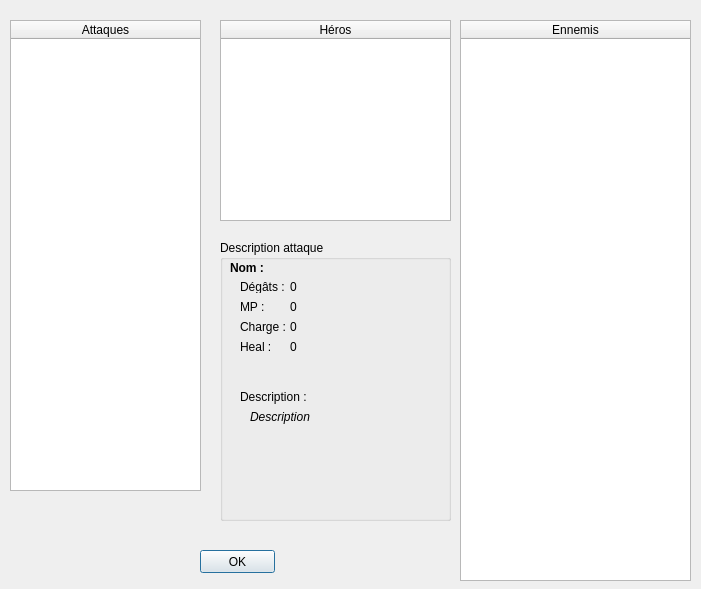
<?xml version="1.0" encoding="UTF-8"?>
<ui version="4.0">
 <class>setAttaque</class>
 <widget class="QDialog" name="setAttaque">
  <property name="geometry">
   <rect>
    <x>0</x>
    <y>0</y>
    <width>701</width>
    <height>589</height>
   </rect>
  </property>
  <property name="windowTitle">
   <string>Dialog</string>
  </property>
  <widget class="QTableWidget" name="attaquesTableWidget">
   <property name="geometry">
    <rect>
     <x>10</x>
     <y>20</y>
     <width>191</width>
     <height>471</height>
    </rect>
   </property>
   <property name="editTriggers">
    <set>QAbstractItemView::NoEditTriggers</set>
   </property>
   <property name="rowCount">
    <number>0</number>
   </property>
   <attribute name="horizontalHeaderStretchLastSection">
    <bool>true</bool>
   </attribute>
   <attribute name="verticalHeaderVisible">
    <bool>false</bool>
   </attribute>
   <column>
    <property name="text">
     <string>Attaques</string>
    </property>
   </column>
  </widget>
  <widget class="QTableWidget" name="ennemisTableWidget">
   <property name="geometry">
    <rect>
     <x>460</x>
     <y>20</y>
     <width>231</width>
     <height>561</height>
    </rect>
   </property>
   <property name="editTriggers">
    <set>QAbstractItemView::NoEditTriggers</set>
   </property>
   <property name="tabKeyNavigation">
    <bool>false</bool>
   </property>
   <property name="showDropIndicator" stdset="0">
    <bool>false</bool>
   </property>
   <attribute name="horizontalHeaderStretchLastSection">
    <bool>true</bool>
   </attribute>
   <attribute name="verticalHeaderVisible">
    <bool>false</bool>
   </attribute>
   <column>
    <property name="text">
     <string>Ennemis</string>
    </property>
   </column>
  </widget>
  <widget class="QTableWidget" name="herosTableWidget">
   <property name="geometry">
    <rect>
     <x>220</x>
     <y>20</y>
     <width>231</width>
     <height>201</height>
    </rect>
   </property>
   <property name="editTriggers">
    <set>QAbstractItemView::NoEditTriggers</set>
   </property>
   <attribute name="horizontalHeaderStretchLastSection">
    <bool>true</bool>
   </attribute>
   <attribute name="verticalHeaderVisible">
    <bool>false</bool>
   </attribute>
   <column>
    <property name="text">
     <string>Héros</string>
    </property>
   </column>
  </widget>
  <widget class="QPushButton" name="pushButton">
   <property name="geometry">
    <rect>
     <x>200</x>
     <y>550</y>
     <width>75</width>
     <height>23</height>
    </rect>
   </property>
   <property name="text">
    <string>OK</string>
   </property>
  </widget>
  <widget class="QGroupBox" name="groupBox">
   <property name="geometry">
    <rect>
     <x>220</x>
     <y>240</y>
     <width>231</width>
     <height>281</height>
    </rect>
   </property>
   <property name="title">
    <string>Description attaque</string>
   </property>
   <widget class="QLabel" name="nameAttaque">
    <property name="geometry">
     <rect>
      <x>10</x>
      <y>20</y>
      <width>171</width>
      <height>16</height>
     </rect>
    </property>
    <property name="font">
     <font>
      <weight>75</weight>
      <bold>true</bold>
     </font>
    </property>
    <property name="text">
     <string>Nom :</string>
    </property>
   </widget>
   <widget class="QLabel" name="label">
    <property name="geometry">
     <rect>
      <x>20</x>
      <y>60</y>
      <width>71</width>
      <height>16</height>
     </rect>
    </property>
    <property name="palette">
     <palette>
      <active>
       <colorrole role="WindowText">
        <brush brushstyle="SolidPattern">
         <color alpha="255">
          <red>0</red>
          <green>0</green>
          <blue>0</blue>
         </color>
        </brush>
       </colorrole>
       <colorrole role="Text">
        <brush brushstyle="SolidPattern">
         <color alpha="255">
          <red>0</red>
          <green>0</green>
          <blue>0</blue>
         </color>
        </brush>
       </colorrole>
       <colorrole role="Base">
        <brush brushstyle="SolidPattern">
         <color alpha="255">
          <red>255</red>
          <green>255</green>
          <blue>255</blue>
         </color>
        </brush>
       </colorrole>
      </active>
      <inactive>
       <colorrole role="WindowText">
        <brush brushstyle="SolidPattern">
         <color alpha="255">
          <red>0</red>
          <green>0</green>
          <blue>0</blue>
         </color>
        </brush>
       </colorrole>
       <colorrole role="Text">
        <brush brushstyle="SolidPattern">
         <color alpha="255">
          <red>0</red>
          <green>0</green>
          <blue>0</blue>
         </color>
        </brush>
       </colorrole>
       <colorrole role="Base">
        <brush brushstyle="SolidPattern">
         <color alpha="255">
          <red>255</red>
          <green>255</green>
          <blue>255</blue>
         </color>
        </brush>
       </colorrole>
      </inactive>
      <disabled>
       <colorrole role="WindowText">
        <brush brushstyle="SolidPattern">
         <color alpha="255">
          <red>0</red>
          <green>0</green>
          <blue>0</blue>
         </color>
        </brush>
       </colorrole>
       <colorrole role="Text">
        <brush brushstyle="SolidPattern">
         <color alpha="255">
          <red>0</red>
          <green>0</green>
          <blue>0</blue>
         </color>
        </brush>
       </colorrole>
       <colorrole role="Base">
        <brush brushstyle="SolidPattern">
         <color alpha="255">
          <red>255</red>
          <green>255</green>
          <blue>255</blue>
         </color>
        </brush>
       </colorrole>
      </disabled>
     </palette>
    </property>
    <property name="text">
     <string>MP :</string>
    </property>
    <property name="alignment">
     <set>Qt::AlignLeading|Qt::AlignLeft|Qt::AlignTop</set>
    </property>
   </widget>
   <widget class="QLabel" name="DescAttaque">
    <property name="geometry">
     <rect>
      <x>30</x>
      <y>170</y>
      <width>191</width>
      <height>91</height>
     </rect>
    </property>
    <property name="font">
     <font>
      <italic>true</italic>
     </font>
    </property>
    <property name="text">
     <string>Description</string>
    </property>
    <property name="alignment">
     <set>Qt::AlignLeading|Qt::AlignLeft|Qt::AlignTop</set>
    </property>
    <property name="openExternalLinks">
     <bool>true</bool>
    </property>
   </widget>
   <widget class="QLabel" name="label_3">
    <property name="geometry">
     <rect>
      <x>20</x>
      <y>40</y>
      <width>47</width>
      <height>13</height>
     </rect>
    </property>
    <property name="text">
     <string>Dégâts :</string>
    </property>
   </widget>
   <widget class="QLabel" name="degatsDesc">
    <property name="geometry">
     <rect>
      <x>70</x>
      <y>40</y>
      <width>47</width>
      <height>13</height>
     </rect>
    </property>
    <property name="autoFillBackground">
     <bool>false</bool>
    </property>
    <property name="text">
     <string>0</string>
    </property>
   </widget>
   <widget class="QLabel" name="mpDesc">
    <property name="geometry">
     <rect>
      <x>70</x>
      <y>60</y>
      <width>47</width>
      <height>13</height>
     </rect>
    </property>
    <property name="autoFillBackground">
     <bool>false</bool>
    </property>
    <property name="text">
     <string>0</string>
    </property>
   </widget>
   <widget class="QLabel" name="label_4">
    <property name="geometry">
     <rect>
      <x>20</x>
      <y>80</y>
      <width>71</width>
      <height>16</height>
     </rect>
    </property>
    <property name="palette">
     <palette>
      <active>
       <colorrole role="WindowText">
        <brush brushstyle="SolidPattern">
         <color alpha="255">
          <red>0</red>
          <green>0</green>
          <blue>0</blue>
         </color>
        </brush>
       </colorrole>
       <colorrole role="Text">
        <brush brushstyle="SolidPattern">
         <color alpha="255">
          <red>0</red>
          <green>0</green>
          <blue>0</blue>
         </color>
        </brush>
       </colorrole>
       <colorrole role="Base">
        <brush brushstyle="SolidPattern">
         <color alpha="255">
          <red>255</red>
          <green>255</green>
          <blue>255</blue>
         </color>
        </brush>
       </colorrole>
      </active>
      <inactive>
       <colorrole role="WindowText">
        <brush brushstyle="SolidPattern">
         <color alpha="255">
          <red>0</red>
          <green>0</green>
          <blue>0</blue>
         </color>
        </brush>
       </colorrole>
       <colorrole role="Text">
        <brush brushstyle="SolidPattern">
         <color alpha="255">
          <red>0</red>
          <green>0</green>
          <blue>0</blue>
         </color>
        </brush>
       </colorrole>
       <colorrole role="Base">
        <brush brushstyle="SolidPattern">
         <color alpha="255">
          <red>255</red>
          <green>255</green>
          <blue>255</blue>
         </color>
        </brush>
       </colorrole>
      </inactive>
      <disabled>
       <colorrole role="WindowText">
        <brush brushstyle="SolidPattern">
         <color alpha="255">
          <red>0</red>
          <green>0</green>
          <blue>0</blue>
         </color>
        </brush>
       </colorrole>
       <colorrole role="Text">
        <brush brushstyle="SolidPattern">
         <color alpha="255">
          <red>0</red>
          <green>0</green>
          <blue>0</blue>
         </color>
        </brush>
       </colorrole>
       <colorrole role="Base">
        <brush brushstyle="SolidPattern">
         <color alpha="255">
          <red>255</red>
          <green>255</green>
          <blue>255</blue>
         </color>
        </brush>
       </colorrole>
      </disabled>
     </palette>
    </property>
    <property name="text">
     <string>Charge :</string>
    </property>
    <property name="alignment">
     <set>Qt::AlignLeading|Qt::AlignLeft|Qt::AlignTop</set>
    </property>
   </widget>
   <widget class="QLabel" name="chargeDesc">
    <property name="geometry">
     <rect>
      <x>70</x>
      <y>80</y>
      <width>47</width>
      <height>13</height>
     </rect>
    </property>
    <property name="autoFillBackground">
     <bool>false</bool>
    </property>
    <property name="text">
     <string>0</string>
    </property>
   </widget>
   <widget class="QLabel" name="label_5">
    <property name="geometry">
     <rect>
      <x>20</x>
      <y>150</y>
      <width>71</width>
      <height>16</height>
     </rect>
    </property>
    <property name="palette">
     <palette>
      <active>
       <colorrole role="WindowText">
        <brush brushstyle="SolidPattern">
         <color alpha="255">
          <red>0</red>
          <green>0</green>
          <blue>0</blue>
         </color>
        </brush>
       </colorrole>
       <colorrole role="Text">
        <brush brushstyle="SolidPattern">
         <color alpha="255">
          <red>0</red>
          <green>0</green>
          <blue>0</blue>
         </color>
        </brush>
       </colorrole>
       <colorrole role="Base">
        <brush brushstyle="SolidPattern">
         <color alpha="255">
          <red>255</red>
          <green>255</green>
          <blue>255</blue>
         </color>
        </brush>
       </colorrole>
      </active>
      <inactive>
       <colorrole role="WindowText">
        <brush brushstyle="SolidPattern">
         <color alpha="255">
          <red>0</red>
          <green>0</green>
          <blue>0</blue>
         </color>
        </brush>
       </colorrole>
       <colorrole role="Text">
        <brush brushstyle="SolidPattern">
         <color alpha="255">
          <red>0</red>
          <green>0</green>
          <blue>0</blue>
         </color>
        </brush>
       </colorrole>
       <colorrole role="Base">
        <brush brushstyle="SolidPattern">
         <color alpha="255">
          <red>255</red>
          <green>255</green>
          <blue>255</blue>
         </color>
        </brush>
       </colorrole>
      </inactive>
      <disabled>
       <colorrole role="WindowText">
        <brush brushstyle="SolidPattern">
         <color alpha="255">
          <red>0</red>
          <green>0</green>
          <blue>0</blue>
         </color>
        </brush>
       </colorrole>
       <colorrole role="Text">
        <brush brushstyle="SolidPattern">
         <color alpha="255">
          <red>0</red>
          <green>0</green>
          <blue>0</blue>
         </color>
        </brush>
       </colorrole>
       <colorrole role="Base">
        <brush brushstyle="SolidPattern">
         <color alpha="255">
          <red>255</red>
          <green>255</green>
          <blue>255</blue>
         </color>
        </brush>
       </colorrole>
      </disabled>
     </palette>
    </property>
    <property name="text">
     <string>Description :</string>
    </property>
    <property name="alignment">
     <set>Qt::AlignLeading|Qt::AlignLeft|Qt::AlignTop</set>
    </property>
   </widget>
   <widget class="QLabel" name="label_6">
    <property name="geometry">
     <rect>
      <x>20</x>
      <y>100</y>
      <width>71</width>
      <height>16</height>
     </rect>
    </property>
    <property name="palette">
     <palette>
      <active>
       <colorrole role="WindowText">
        <brush brushstyle="SolidPattern">
         <color alpha="255">
          <red>0</red>
          <green>0</green>
          <blue>0</blue>
         </color>
        </brush>
       </colorrole>
       <colorrole role="Text">
        <brush brushstyle="SolidPattern">
         <color alpha="255">
          <red>0</red>
          <green>0</green>
          <blue>0</blue>
         </color>
        </brush>
       </colorrole>
       <colorrole role="Base">
        <brush brushstyle="SolidPattern">
         <color alpha="255">
          <red>255</red>
          <green>255</green>
          <blue>255</blue>
         </color>
        </brush>
       </colorrole>
      </active>
      <inactive>
       <colorrole role="WindowText">
        <brush brushstyle="SolidPattern">
         <color alpha="255">
          <red>0</red>
          <green>0</green>
          <blue>0</blue>
         </color>
        </brush>
       </colorrole>
       <colorrole role="Text">
        <brush brushstyle="SolidPattern">
         <color alpha="255">
          <red>0</red>
          <green>0</green>
          <blue>0</blue>
         </color>
        </brush>
       </colorrole>
       <colorrole role="Base">
        <brush brushstyle="SolidPattern">
         <color alpha="255">
          <red>255</red>
          <green>255</green>
          <blue>255</blue>
         </color>
        </brush>
       </colorrole>
      </inactive>
      <disabled>
       <colorrole role="WindowText">
        <brush brushstyle="SolidPattern">
         <color alpha="255">
          <red>0</red>
          <green>0</green>
          <blue>0</blue>
         </color>
        </brush>
       </colorrole>
       <colorrole role="Text">
        <brush brushstyle="SolidPattern">
         <color alpha="255">
          <red>0</red>
          <green>0</green>
          <blue>0</blue>
         </color>
        </brush>
       </colorrole>
       <colorrole role="Base">
        <brush brushstyle="SolidPattern">
         <color alpha="255">
          <red>255</red>
          <green>255</green>
          <blue>255</blue>
         </color>
        </brush>
       </colorrole>
      </disabled>
     </palette>
    </property>
    <property name="text">
     <string>Heal :</string>
    </property>
    <property name="alignment">
     <set>Qt::AlignLeading|Qt::AlignLeft|Qt::AlignTop</set>
    </property>
   </widget>
   <widget class="QLabel" name="healDesc">
    <property name="geometry">
     <rect>
      <x>70</x>
      <y>100</y>
      <width>47</width>
      <height>13</height>
     </rect>
    </property>
    <property name="autoFillBackground">
     <bool>false</bool>
    </property>
    <property name="text">
     <string>0</string>
    </property>
   </widget>
  </widget>
 </widget>
 <resources/>
 <connections/>
</ui>
